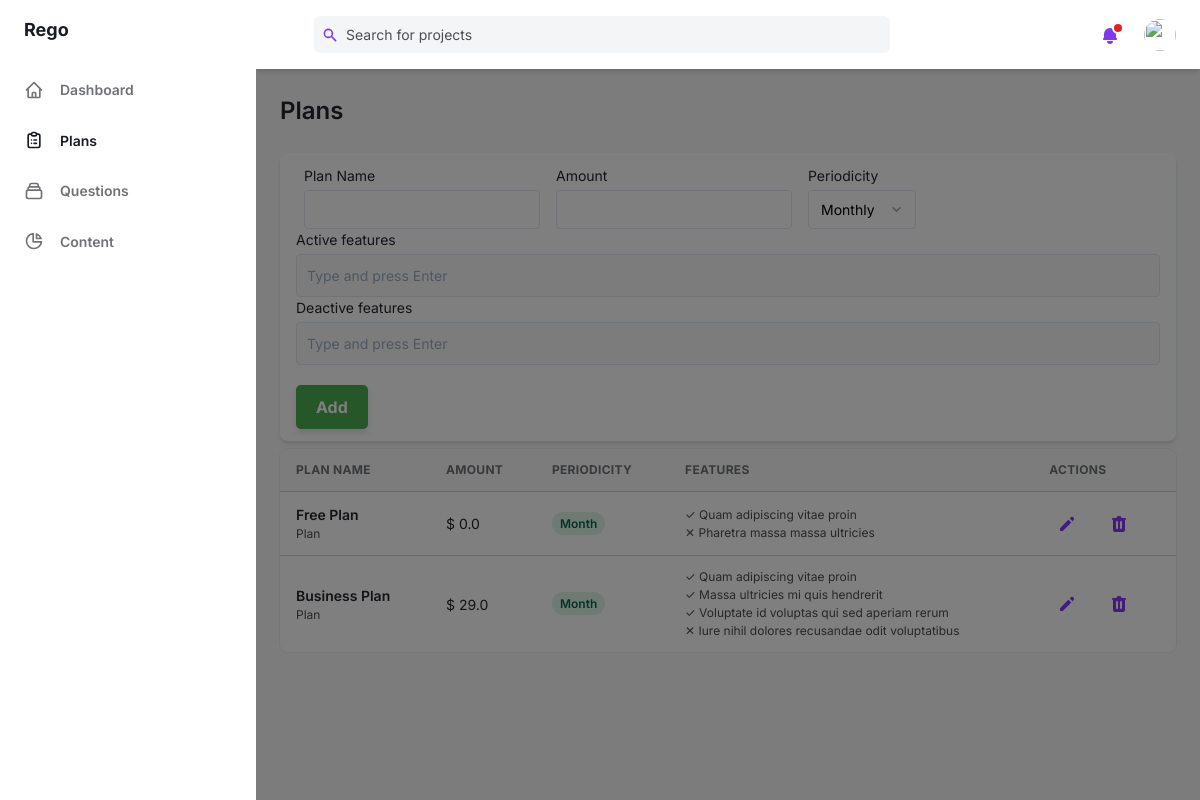
The page /administration/plans (signed in) on the database its author committed.
### common/models.py (models this page shows, shortened)
class Plans(models.Model):
    class PeriodicityChoice(models.TextChoices):
        MONTH = 'Month',
        YEAR = 'Year'
    plan_name = models.CharField(max_length=50)
    price = models.FloatField()
    periodicity = models.CharField(max_length=20, choices=PeriodicityChoice, default=PeriodicityChoice.MONTH)

class PlanFeatures(models.Model):
    plan = models.ForeignKey(Plans, on_delete=models.CASCADE, related_name="features")
    feature_description = models.TextField()
    is_active = models.BooleanField(default=True)
    class Meta:
        ordering = ['-is_active']

### common/views.py (the view)
# urls.py: path("administration/plans", adminplans.as_view(), name="adminplans"),
class adminplans(LoginRequiredMixin,View):
    def get(self, request):
        plans = Plans.objects.all()
        return render(request, "plan.html", {"plans": plans})

### templates/plan.html (shortened to what this page needs)
{% extends "adminbase.html" %}
{% load static %}
{% block dashblock %}
<a
  class="inline-flex items-center w-full text-sm font-semibold transition-colors duration-150 hover:text-gray-800 dark:hover:text-gray-200"
  href="/administration/dash"
>
{% endblock dashblock %}
{% block planblock %}
<a
  class="inline-flex items-center w-full text-sm font-semibold text-gray-800 transition-colors duration-150 hover:text-gray-800 dark:hover:text-gray-200 dark:text-gray-100"
  href="/administration/plans"
>
{% endblock planblock %}
{% block questblock %}
<a
  class="inline-flex items-center w-full text-sm font-semibold transition-colors duration-150 hover:text-gray-800 dark:hover:text-gray-200"
  href="/administration/questions"
>
{% endblock questblock %}
{% block content %}
        <main class="h-full pb-16 overflow-y-auto">
          <div class="container grid px-6 mx-auto">
            <h2
              class="my-6 text-2xl font-semibold text-gray-700 dark:text-gray-200"
            >
              Plans
            </h2>
            <form method="post" action="{% url 'submit-plan' %}">
              <div class="px-4 py-3 mb-5 bg-white rounded-lg shadow-md dark:bg-gray-800">
                <div class="flex flex-wrap -mx-2">
                  <label class="block text-sm w-1/2 px-2">
                    <span class="text-gray-700 dark:text-gray-400">Plan Name</span>
                    <input
                      class="block w-full mt-1 text-sm dark:border-gray-600 dark:bg-gray-700 focus:border-purple-400 focus:outline-none focus:shadow-outline-purple dark:text-gray-300 dark:focus:shadow-outline-gray form-input"
                      name="plan_name"
                    />
                  </label>
                  <label class="block text-sm w-1/2 px-2">
                    <span class="text-gray-700 dark:text-gray-400">Amount</span>
                    <input
                      class="block w-full mt-1 text-sm dark:border-gray-600 dark:bg-gray-700 focus:border-purple-400 focus:outline-none focus:shadow-outline-purple dark:text-gray-300 dark:focus:shadow-outline-gray form-input"
                      name="price"
                    />
                  </label>
                  <label class="block text-sm w-1/2 px-2">
                    <span class="text-gray-700 dark:text-gray-400">Periodicity</span>
                    <select
                      class="block w-full mt-1 text-sm dark:border-gray-600 dark:bg-gray-700 focus:border-purple-400 focus:outline-none focus:shadow-outline-purple dark:text-gray-300 dark:focus:shadow-outline-gray form-select"
                      name="periodicity"
                    >
                      <option value="Month" selected>Monthly</option>
                    </select>
                  </label>
                </div>
                <div class="block text-sm">
                  <span class="text-gray-700 dark:text-gray-400">Active features</span>
                  <div
                    id="active-tag-container"
                    class="block w-full mt-1 text-sm dark:border-gray-600 dark:bg-gray-700 focus:border-purple-400 focus:outline-none focus:shadow-outline-purple dark:text-gray-300 dark:focus:shadow-outline-gray form-input"
                    style="min-height: 40px; padding: 5px; display: flex; flex-wrap: wrap; align-items: center; background-color: #f9f9f9; color: #333;"
                  >
                    <input
                      id="active-tag-input"
                      type="text"
                      placeholder="Type and press Enter"
                      style="border: none; outline: none; flex: 1; background: transparent; color: #050505; padding: 5px;"
                    />
                  </div>
                </div>
                <div class="block text-sm">
                  <span class="text-gray-700 dark:text-gray-400">Deactive features</span>
                  <div
                    id="deactive-tag-container"
                    class="block w-full mt-1 text-sm dark:border-gray-600 dark:bg-gray-700 focus:border-purple-400 focus:outline-none focus:shadow-outline-purple dark:text-gray-300 dark:focus:shadow-outline-gray form-input"
                    style="min-height: 40px; padding: 5px; display: flex; flex-wrap: wrap; align-items: center; background-color: #f9f9f9; color: #333;"
                  >
                    <input
                      id="deactive-tag-input"
                      type="text"
                      placeholder="Type and press Enter"
                      style="border: none; outline: none; flex: 1; background: transparent; color: #050505; padding: 5px;"
                    />
                  </div>
                </div>
                <button
                  style="background-color: #4CAF50; color: white; border: none; padding: 10px 20px; font-size: 16px; font-weight: bold; border-radius: 5px; cursor: pointer; box-shadow: 0 4px 6px rgba(0, 0, 0, 0.1); transition: all 0.3s ease; margin-top: 20px;"
                  type="submit"
                  onmouseover="this.style.backgroundColor='#45a049'"
                  onmouseout="this.style.backgroundColor='#4CAF50'">
                  Add
                </button>
              </div>
            </form>
            <div class="w-full overflow-hidden mt-2 rounded-lg shadow-xs">
              <div class="w-full overflow-x-auto">
                <table class="w-full whitespace-no-wrap">
                  <thead>
                    <tr
                      class="text-xs font-semibold tracking-wide text-left text-gray-500 uppercase border-b dark:border-gray-700 bg-gray-50 dark:text-gray-400 dark:bg-gray-800"
                    >
                      <th class="px-4 py-3">Plan name</th>
                      <th class="px-4 py-3">Amount</th>
                      <th class="px-4 py-3">Periodicity</th>
                      <th class="px-4 py-3">Features</th>
                      <th class="px-4 py-3">Actions</th>
                    </tr>
                  </thead>
                  <tbody
                    class="bg-white divide-y dark:divide-gray-700 dark:bg-gray-800"
                  >
                    {% for plan in plans %}
                    <tr class="text-gray-700 dark:text-gray-400">
                      <td class="px-4 py-3">
                        <div class="flex items-center text-sm">
                          <div>
                            <p class="font-semibold">{{plan.plan_name}}</p>
                            <p class="text-xs text-gray-600 dark:text-gray-400">
                              Plan
                            </p>
                          </div>
                        </div>
                      </td>
                      <td class="px-4 py-3 text-sm">
                        $ {{plan.price}}
                      </td>
                      <td class="px-4 py-3 text-xs">
                        <span
                          class="px-2 py-1 font-semibold leading-tight text-green-700 bg-green-100 rounded-full dark:bg-green-700 dark:text-green-100"
                        >
                          {{plan.periodicity}}
                        </span>
                      </td>
                      <td class="px-4 py-3">
                        <div class="flex items-center text-sm">
                          <div>
                            {% for feature in plan.features.all %}
                            <p class="text-xs text-gray-600 dark:text-gray-400">
                              {% if feature.is_active %}
                              &#10003;
                              {% else %}
                              &#10005;
                              {% endif %}
                              {{feature.feature_description}}
                            </p>
                            {% endfor %}
                          </div>
                        </div>
                      </td>
                      <td class="px-4 py-3">
                        <div class="flex items-center space-x-4 text-sm">
                          <button
                            class="flex items-center justify-between px-2 py-2 text-sm font-medium leading-5 text-purple-600 rounded-lg dark:text-gray-400 focus:outline-none focus:shadow-outline-gray"
                            aria-label="Edit"
                          >
                            <svg
                              class="w-5 h-5"
                              aria-hidden="true"
                              fill="currentColor"
                              viewBox="0 0 20 20"
                            >
                              <path
                                d="M13.586 3.586a2 2 0 112.828 2.828l-.793.793-2.828-2.828.793-.793zM11.379 5.793L3 14.172V17h2.828l8.38-8.379-2.83-2.828z"
                              ></path>
                            </svg>
                          </button>
                          <form action="delete-plan" method="post">
                          <button
                            class="flex items-center justify-between px-2 py-2 text-sm font-medium leading-5 text-purple-600 rounded-lg dark:text-gray-400 focus:outline-none focus:shadow-outline-gray"
                            aria-label="Delete"
                          >
                          </button>
                        </form>
                        </div>
                      </td>
                    </tr>
                    {% endfor %}
                  </tbody>
                </table>
              </div>
            </div>
          </div>
        </main>
        {% endblock content %}

### rows shown on the page
Plans: plan_name "Free Plan", price "0.0", periodicity "Month"
PlanFeatures: feature_description "Quam adipiscing vitae proin"
PlanFeatures: feature_description "Pharetra massa massa ultricies"
Plans: plan_name "Business Plan", price "29.0", periodicity "Month"
PlanFeatures: feature_description "Quam adipiscing vitae proin"
PlanFeatures: feature_description "Massa ultricies mi quis hendrerit"
PlanFeatures: feature_description "Voluptate id voluptas qui sed aperiam rerum"
PlanFeatures: feature_description "Iure nihil dolores recusandae odit voluptatibus"
